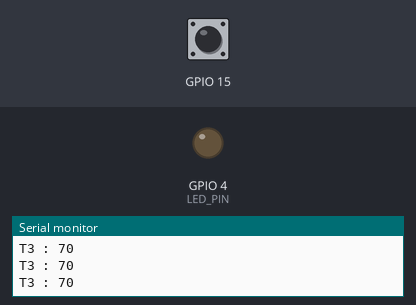
Simulated run of this sketch. Board: ESP32. Parts: output pins drawn as LEDs (lit = HIGH), the last lines printed to the serial monitor. The test bench sets the inputs (shaded band); at power-on: GPIO 15 HIGH.

Above: at 1.2 s.
1.3 s: GPIO 15 pulled LOW for 0.15 s
At 1.37 s:
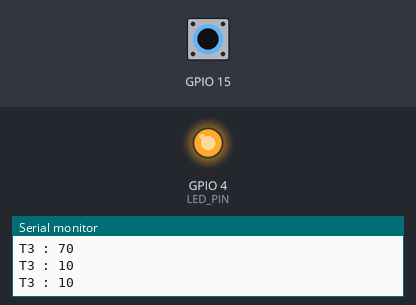
2.9 s: GPIO 15 pulled LOW for 3.2 s
At 7.3 s:
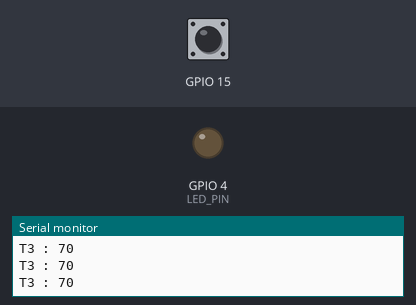
Timing chart, 0 to 8.8 s (numbered marks = the images above; inputs shaded):
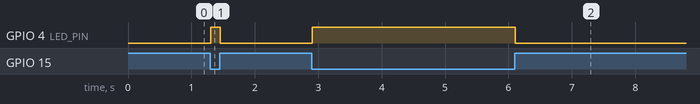

The sketch:

esp32_touchBlink.ino
```cpp
int threshold = 20;
int touched_value = 0;
int LED_PIN = 4;

void setup() {
  pinMode(LED_PIN, OUTPUT);
  Serial.begin(9600);
}

void loop(){
  touched_value = touchRead(T3);
    Serial.println("T3 : " + String(touchRead(T3)));
  if (touched_value < threshold) {
    digitalWrite(LED_PIN, HIGH);
  }
  else {
    digitalWrite(LED_PIN, LOW);
  }
  delay(50);
}
```

Measured:
- after the input at 1.3 s, GPIO 4 (LED_PIN): LOW → HIGH at once, → LOW 0.15 s later
- after the input at 2.9 s, GPIO 4 (LED_PIN): LOW → HIGH at once, → LOW 3.2 s later
